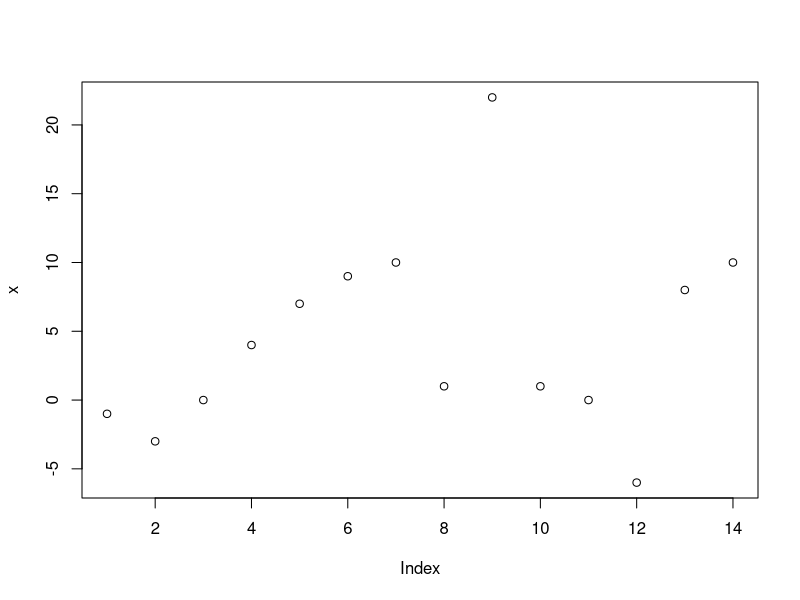
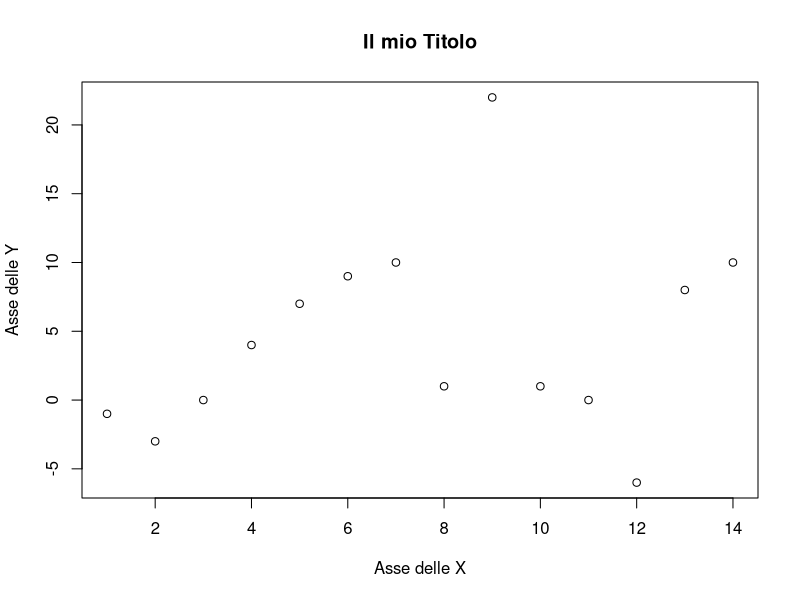
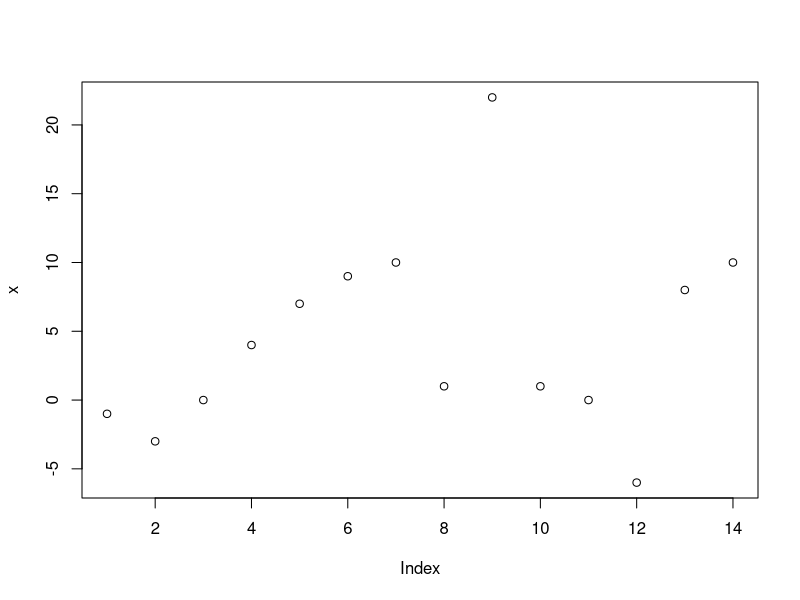
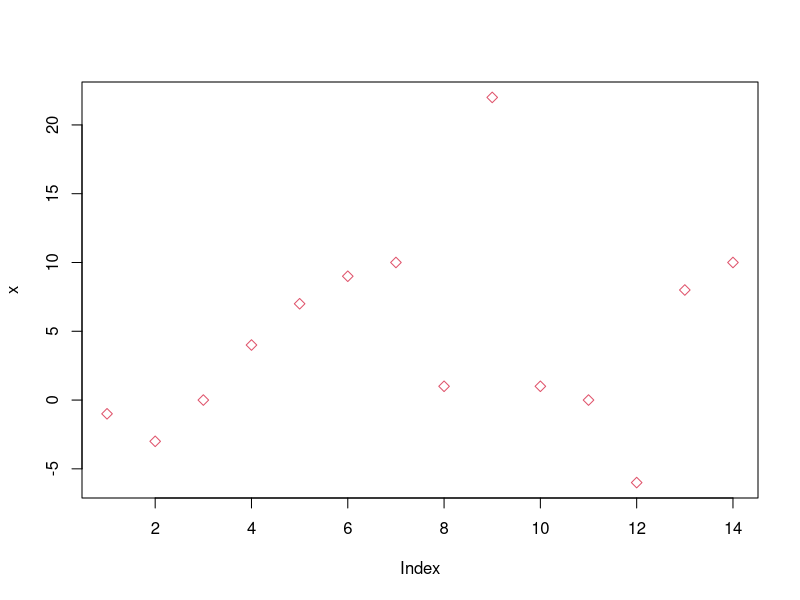
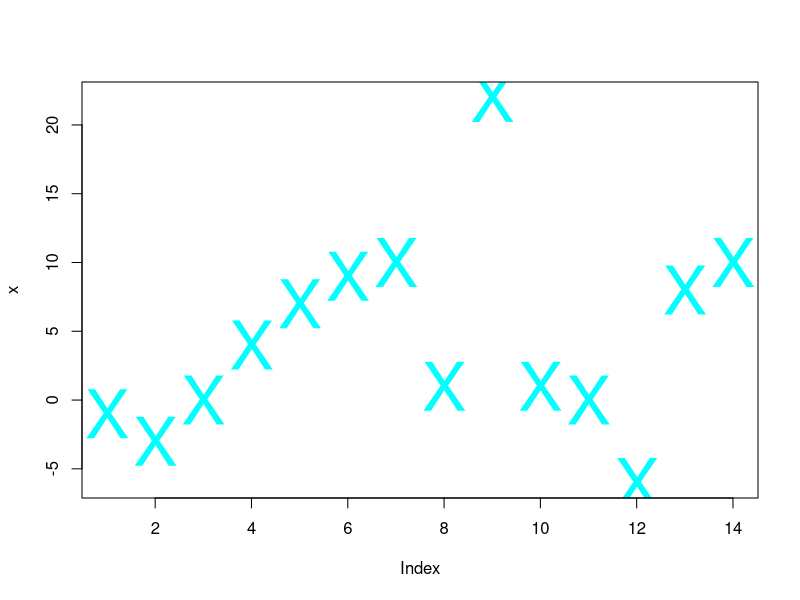
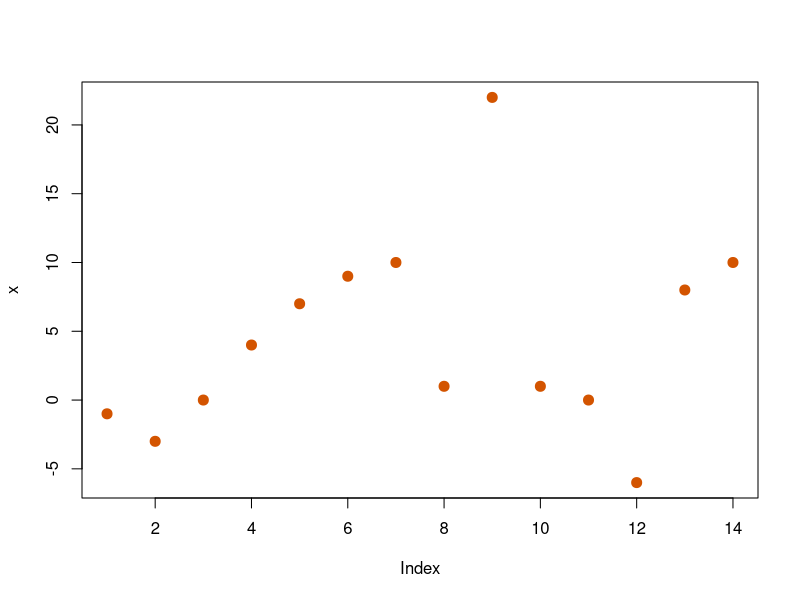
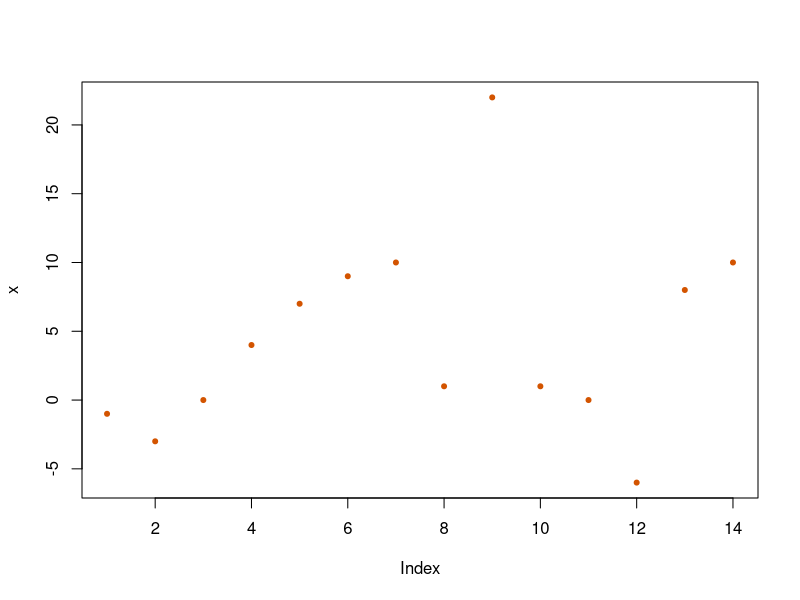
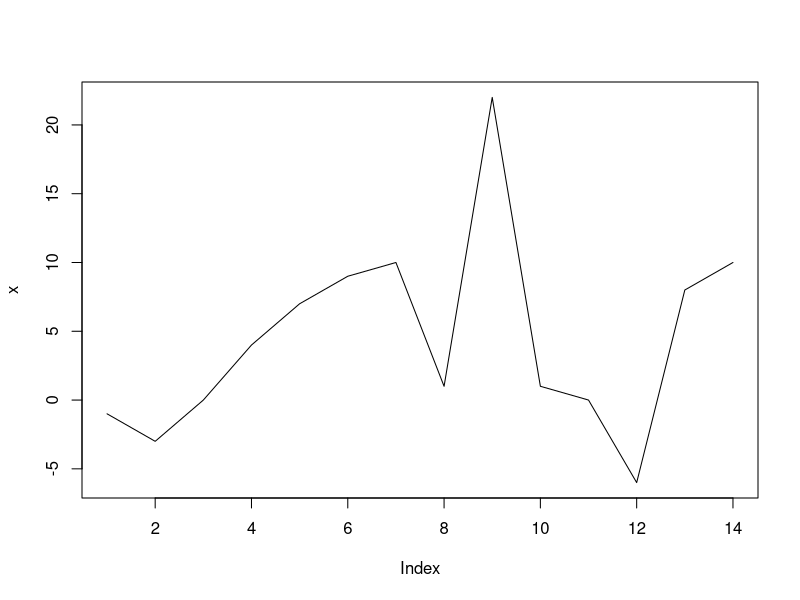

R code for these plots, in order: (Note: this script raises an error after producing the figures.)
## =============================================================================
## Corso:          Statistica computazionale 
## Cdl/Percorso:   Management e Informatica
## Docente:        Pietro Coretto (pcoretto@unisa.it)
##
## Argomenti:
##   + tecniche elementari per manipolare stringhe 
##   + gestione dell’output della console 
##   + introduzione al device grafico di R 
##   + parametri grafici generici 
##   + scrittura di grafici in formati comuni (pdf, jpg, png)
## =============================================================================



## Operazioni su stringhe
## **********************

## Sostituzione di elementi di una stringa
s1  <- "aaa bbb ccc"

## Sostituzione rispetto a un pattern ben identificato
gsub(pattern = " ", replacement = "_",  x = s1)

## Sostituzione rispetto a regex
gsub(pattern ="aaa", replacement = "boooo", x = s1)

## Split di una stringa
x <- "Corso di Statistica Comoutazionale"
strsplit(x, " ")
strsplit(x, "")

x <- c("Corso di SC", "aa 2020/21")
strsplit(x, "/")

## Numero di caratteri in una stringa
x <- "Pietro"
nchar(x)






## Concatenazione di stringhe
nome     <- "Pietro"
cognome  <- "Coretto"

paste(cognome, nome)

paste(cognome, nome, sep = "")

paste0(cognome, nome)

paste(cognome, nome, sep=", ")

x <- LETTERS
x
u <- paste(x, collapse = "|--|")
u

## creazione di stringhe a sequenze 
u <- paste("A", 1:10, sep="/")
u





## Concatenazione e scrittura
m  <- 1500
ct <- "Italia"

cat("Paese = ", ct, "Media del reddito = ", m ,  "euro")

cat("Paese = ", ct, "Media del reddito = ", m ,  "euro", sep = "---")


## Strittura di elementi concatenati in un file di testo
cat("Paese = ", ct, "\nMedia del reddito = ", m ,  "euro", sep = "",
    file="foo_cat.txt")

cat("\nbooooo", sep = "", file="foo_cat.txt")


## cat append 
cat("\nQuesto è il primo cat\tAAAA\tBBBB", sep = "", 
    file="foo_cat.txt", append = TRUE)
cat("\nQuesto è il secondo cat\tCCCC\tDDDDD", sep = "", 
    file="foo_cat.txt", append = TRUE)


## combinazione di paste and cat
u <- paste("Ciccio è tornato", "a casa")
cat(u)






## Print = visualizzare un oggetto 
A <- matrix(1:12, nrow = 3)
print(A)

## Print vs cat
cat(A)

cat("La matrice A è\n")
print(A)


## Scrittura di messaggi a schermo
i <- 100
message("Sto eseguendo lo step ", i , " dell'algoritmo")











## Device grafico
## **************
##
## * La grafica è una parte essenziale di R e della metodologia statistica
##
## * La grafica può essere utilizzata in tutte e due le modalità tipiche
##   di una sessione di lavoro in R: interactive o  batch
##
## * Quando iniziamo una sessione di R, in automatico viene inizializzato
##   un "device grafico". Ogni chiamata al device grafico produce in automatico
##   una call a
##    - X11() per sistemi linux/unix
##    - quartz() per sistemi macOS
##    - windows() per sistemi MS Windows
##   questi comandi sono dipendenti dall'OS.
##
##  * I comandi di plotting si dividono in tre tipi
##    - High-level plotting: funzioni che creano un nuovo grafico in un
##      device grafico dedicato
##    - Low-level lotting: funzioni che usano un device grafico esistente
##      per aggiungere elementi
##    - Interactive graphics: funzioni che rendono possibile l'interazione
##      tra il device grafico e l'utente
##
##  * La maggior parte delle funzioni di plotting seguiono una logica
##    Object-oriented (OO). Una funzione generica legge i parametri input,
##    una volta determinata la "classe" degli input decide cosa inviare
##    al graphic-device




## Plot: funzione generica
## ***********************
x  <- c(-1,-3, 0, 4, 7, 9, 10, 1, 22, 1, 0, -6, 8, 10)
plot(x)


## Parametri generici: titolo del grafico e labels degli assi
plot(x, main="Il mio Titolo", xlab="Asse delle X", ylab="Asse delle Y")




## Paramtero t = point (default)
## *****************************

plot(x, t="p")

## Parametri ausiliari: tipo di punto, colore, dimensione relativa
plot(x, t="p", pch = 5,  col = 2)

plot(x, t='p', pch = "X",  col = "cyan", cex = 4)

## I colori  catalogati in di R sono 657:
colors()

## I colori possono essere anche indicati con il loro codice HEX
## vedi: https://htmlcolorcodes.com/
plot(x, t='p', pch = 20, col = "#d35400", cex=2)

## Oppure usando il miscelatore RGB
plot(x, t='p', pch = 20, col = rgb(211/255, 84/255, 0))










## Parametro t = l = linea
## ***********************
plot(x, t = "l")

## Parametri ausiliari: spessore, tipo di linea, colore
plot(x, t='l', lwd = 2 , lty = 4 , col = 3)


## Parametro t = b = "both" = linea e punto
## ****************************************
plot(x, t='b')


## Parametri ausiliari: tutti i parametri precedenti
plot(x, t='b', lty =5, pch = 20, cex=2, col=4)







## xy-plot
## *******
x <- c(3, 1, 5, 1, 0, 5 , 7 , 6 , 2, 1)
y <- c(1, 4, 2,-3, 8, 10, 9,  7 , 1, 0)
plot(x,y)


## Tutti i parametri precenti funzionano allo stesso modo
plot(x , y , pch = "*" ,  cex = 2 , col = 1:10 ,
     main = "Grafico XY-Plot",
     xlab = "Variabile X",
     ylab = "Variabile Y")




## ATTENZIONE: il grafic device potrebbe evere un aspect-ratio
## poco adatto. In alcuni casi è necessario assicurarsi che il l'aspect-ratio
## sia adeguato. L'imposizione dei limiti alla scala degli assi non ha
## generalmente effetti correttivi al riguardo
plot(x , y , xlim = c(0,10), ylim = c(0, 10))







## Overlay di rette
plot(x,y, asp = 1)
abline(h=5, col=2, lwd = 2, lty = 3)
abline(v=1, col=4, lwd = 2, lty = 5)
## Aggiungiamo una retta di equazione y = 1+2x
abline(coef=c(1,2))









## Codifica dei colori RGB
## ***********************
## possiamo generare tantissimi colori con la funzione rgb()
## essa restituisce il codice HEX di una data mescolanza dei canali
## R G e B
colA <- rgb(0.3, 0.5, 0.7)
colA
colB <- rgb(0.6, 0.2, 0.7)
colB
colC <- rgb(0.6, 0.6, 0.6) ## grigio al 60%
colC








## Overlay multipli e tanto altro!
## *******************************
x  <- seq(-4*pi, 4*pi, length=1000)
f1 <- sin(x)


## Plot della prima curva
plot(x, f1, t="l", col = colA, lwd = 4,
     main="Funzioni trigonometriche",
     xlab="Radianti", ylab="f(x)")

## Overlay con la seconda curva
f2 <- cos(x)
lines(x, f2, col=colB, lwd = 4, lty = 3)

## legenda
legend(x="topright", legend=c("sin(x)", "cos(x)")
       , lwd=c(2,2), lty=c(1,3), col=c(colA, colB))

## Griglia
grid(10, 10, lwd = 1 , lty = 4 , col = colC)

## Overlay di punti qualsiasi: vogliamo sovraimporre due punti
## di coordinate (-5,-0.5)   e  (5, 0.5) e segnarli con "+"
px <- c(-5, 5)
py <- c(-0.5, 0.5)
points(px , py , pch = 3, cex =5, col = 2)











## Axis labels
## ******************************************************
## Supponiamo di avere i seguenti dati in "serie storica"
mese     <- c("Gen" , "Feb" , "Mar" , "Apr" , "Mag")
consumo  <- c(100   ,  115  , 125   ,   98  , 95)

## Attenzione
plot(mese , consumo , t="l")

## Prima produciamo un plot escludendo gli assi
plot(x = 1:5 ,  y = consumo , t = "b" , axes=FALSE ,
     main = "Serie Storica dei consumi",
     xlab = "Mese",
     ylab = "Consumo [euro]")

# Aggiungiamo l'asse orizontale
axis(1, at = 1:5, labels = mese , las=1)
## Aggiungiamo l'asse verticale, se non diamo parametri R provvede a calcolare
## valori di default per at e labels
axis(2)

## Possiamo aggiungere il frame
box()








## La funzione par()
## *****************
##
##  * par() gestisce tutti i 72 parametri della finestra grafica
##  * i parametri di default si possono modificare andando a modificare gli elementi
##    di par()
##  * l'help  ?par() contiene una disamina esaustiva

par()

## Esempio: per tutti i grafici voglio cambiare il colore in background
par(bg = "grey90")
plot(consumo)







## Grafici multipli nella stessa finestra grafica
## **********************************************
##
x <- c(0, -1 , 2 , 3 , -4 , 10)
par(mfrow=c(2,2))
plot(x, main='Plot 2')
plot(2*x, t="l" , main='Plot 2')
plot(3*x, t="b" , main='Plot 3')
plot(4*x, t="l" , main='Plot 4')



## Reset del device grafico
dev.off()







## Esportare file grafici in R
## ***************************
x <- seq(0,5, length = 100)
y <- x^2
plot(x, y, t='l', main = "Funzione potenza")





## Scrivere il grafico in formato JPEG
##  * grafica bitmap/raster
##  * compressione lossy
##
## Apriamo un file jpeg
jpeg(filename = "plot_1.jpg",
     height = 120,  width = 180, units = "mm", res = 300,
     pointsize = 12, quality = 75)
## Scriviamoci dentro il plot
plot(x, y, t='l', main = "Funzione potenza")
## Chiudiamo il device grafico
dev.off()





## Scrivere il grafico in formato PNG
##
##   * grafica bitmap/raster
##   * compressione lossless
##
png(filename = "plot_2.png",
    height = 120 , width = 180,  units = "mm", res = 300,
    pointsize = 12)
## Scriviamoci dentro il plot
plot(x, y, t='l', main = "Funzione potenza")
## Chiudiamo il device grafico
dev.off()





## Scrivere il grafico in formato PDF
##
##  * formato vettoriale
##  * ATTENZIONE: le dimensioni sono specificate in inches
##    (1 inch = 24.5mm = 2.54cm)
##
pdf(file = "plot_3.pdf",
    height = 120/25.4 , width = 180/25.4 ,  pointsize = 12)
plot(x, y, t='l', main = "Funzione potenza")
dev.off()













## *****************************************************************************
## ESERCIZI:
## ripeti con attenzione la lezione. Explora i seguenti comandi
## ed assicurati di aver compreso pienamente il risultato dell'esecuzione
## *****************************************************************************

## Un esempio utile: supponiamo di aver caricato dei records dove le unità sono 
## registrate con l'identificativo "Cognome, Nome". 
cn <- c("Fantozzi, Ugo", "Baudaffi, Pasquale")
cn

## Vogliamo ottenere i Cognomi ed i nomi in due vettori separati
tmp <- strsplit(cn, ", ")
tmp
cognome <- c(tmp[[1]][1] , tmp[[2]][1])
nome    <- c(tmp[[1]][2] , tmp[[2]][2])

cognome
nome



## Altri tipi meno frequenti: sperimentare i seguenti comandi
x <- 1:5
y <- c(-3,1,0,-3,1)
plot(x, y , t="o")
plot(x, y , t="c")
plot(x, y , t="h")
plot(x, y , t="s")
plot(x, y , t="S")




## Riprendi l'esempio precendente
## Supponiamo di avere i seguenti dati in "serie storica"
mese     <- c("Gen" , "Feb" , "Mar" , "Apr" , "Mag")
consumo  <- c(100   ,  115  , 125   ,   98  , 95)
plot(x = 1:5 ,  y = consumo , t = "b" , axes=FALSE)
axis(1, at = 1:5, labels = mese , las=1)
axis(2)



## Cosa fanno i seguenti comandi?
axis(3, at = 1:5, labels = mese , las=1 , col = 2)
axis(4 , at = c(95, 110, 125), labels = c("A", "B" , "C"))

## Prova a variare il parametro "las" nell'ultimo esempio
